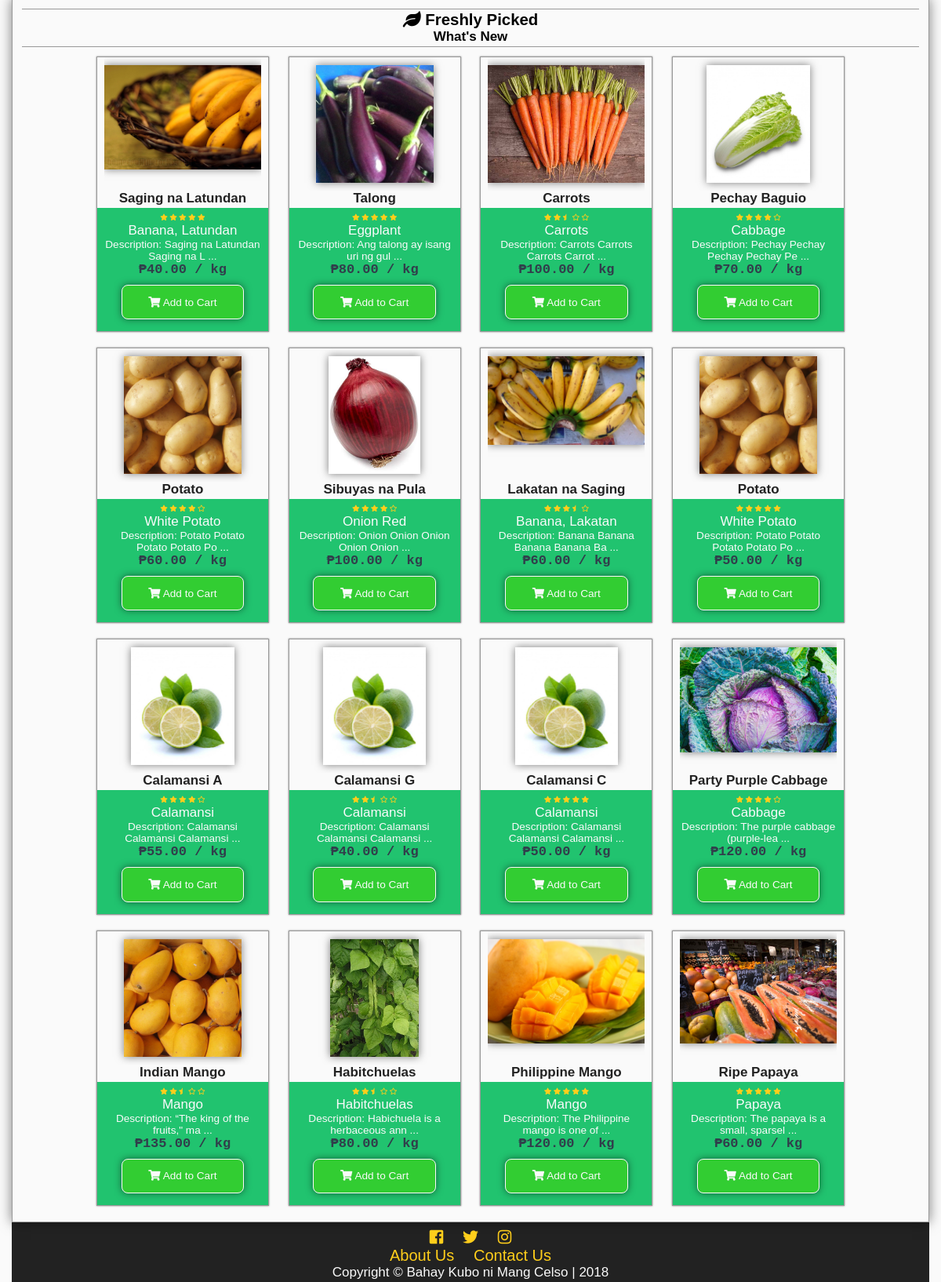
Before: / (lower part) with the older database file.
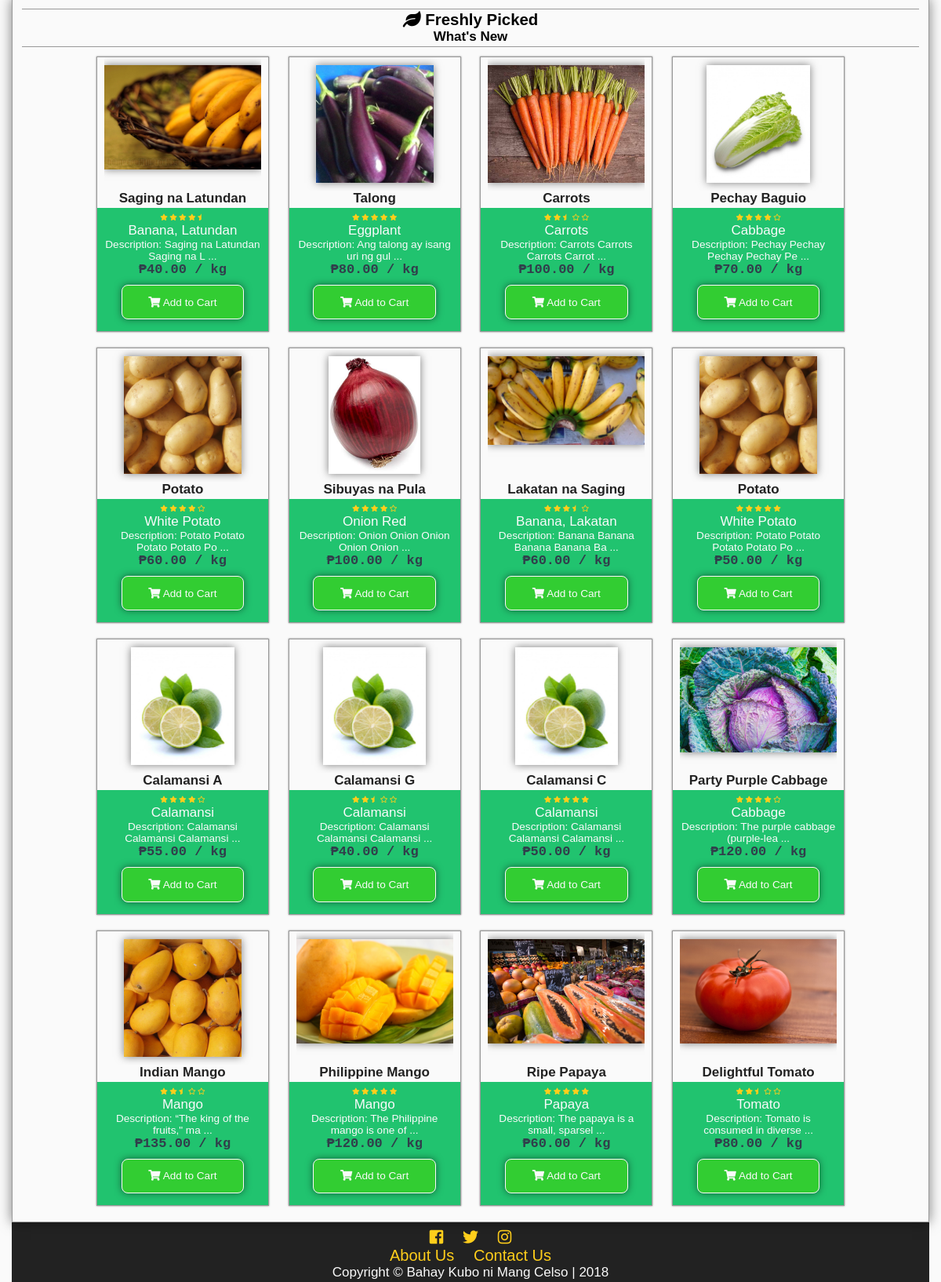
After: the same page with the newer database file.
### tables this page shows
CREATE TABLE `tblproduct` (
  `productid` int(11) NOT NULL,
  `categoryid` int(11) NOT NULL,
  `productname` varchar(100) NOT NULL,
  `description` mediumtext NOT NULL,
  `farmid` int(11) NOT NULL,
  `userid` int(11) NOT NULL,
  `dateposted` datetime DEFAULT NULL,
  `price` decimal(10,2) NOT NULL,
  `img` varchar(200) NOT NULL,
  `view` int(11) NOT NULL,
  `rating` decimal(10,2) NOT NULL,
  `is_approved` tinyint(1) NOT NULL,
  `is_available` int(11) NOT NULL
);

CREATE TABLE `tblcategory` (
  `categoryid` int(11) NOT NULL,
  `category` varchar(100) NOT NULL,
  `status` int(11) NOT NULL,
  `low` decimal(10,2) NOT NULL,
  `high` decimal(10,2) NOT NULL,
  `prevailing` decimal(10,2) NOT NULL
);

### index.php (the view, shortened to what this page needs)
<?php
	include'functions.php';
	require_once'connection.php';
?>
<!DOCTYPE html>
<html lang="en">
<head>
  	<link rel="stylesheet" href="css/style.css">
  	<link rel="stylesheet" href="css/fontawesome-all.css">
</head>
<body onscroll="scrollOpacity()">
	<div class="main-container">
		<div class="main-content">
			<div class="main-content-grid">
				<div class="content-body">
					<h2><i class="fas fa-leaf"></i> Freshly Picked<br>
					<small>What's New</small></h2>
<?php
$sql = "SELECT productid,category, productname, description, farmname, username, dateposted, price, img, rating FROM tblproduct as t1
LEFT JOIN tblcategory as t2
	ON t1.categoryid = t2.categoryid
LEFT JOIN tbluser as t3
	ON t1.userid = t3.userid
LEFT JOIN tblfarm as t4
	ON t1.farmid = t4.farmid
WHERE is_approved = 1 AND is_available = 1
ORDER BY dateposted DESC
LIMIT 16";
$result = $conn->query($sql);
while($row = $result->fetch_object()){
	$id = $row->productid;
	$category = $row->category;
	$product = $row->productname;
	$desc = $row->description;
	$price = $row->price;
	$img = $row->img;
	$rating = $row->rating;
	echo'
	<div class="product">
	<a href="product.php?id='.$id.'">
	<div class="product-img-wrap">
		<img src="'.$img.'" alt="Product Image">
	</div>
	<p class="product-title">'.$product.'</p>
	</a>
	<div class="product-content">
	<a href="product.php?id='.$id.'">
	<p>';
	starsystem($rating);
	echo'
	</p>
	<p class="product-category">'.$category.'</p>
	<p class="product-desc">Description: '.substr($desc,0,30).' ...</p>
	</a>
	<p class="product-price">₱'.number_format($price,2).' / kg</p>
	<div class="add-to-cart" value="'.$id.'" onclick="addThistoCart(this)"><i class="fas fa-shopping-cart"></i> Add to Cart</div>
	</div>
	</div>';
}
?>
				</div>
		</div>
		<?php
			addfooter();
		?>
	</div>
</body>
</html>

### functions.php (shortened to what this page needs)
<?php
function addfooter(){
	echo'<footer id="main-footer">
			<div class="container">
				<a target="_blank" title="Like us on Facebook" href="https://www.facebook.com/BahayKuboniMangCelso/?ref=page_internal"><i class="fab fa-facebook-square"></i></a>
				<a target="_blank" title="Follow us on Twitter" href="https://twitter.com/"><i class="fab fa-twitter"></i></a>
				<a target="_blank" title="Follow us on Instagram" href="https://www.instagram.com/?hl=ens"><i class="fab fa-instagram"></i></a>
				<p><a href="about.php">About Us</a>
				<a href="contact.php">Contact Us</a>
				</p>
				<p>Copyright &copy; <span id="company">Bahay Kubo ni Mang Celso</span> | 2018</p>
			</div>
		</footer>';
}
function starsystem($percent){
	echo'<div class="star-system" title="'.$percent.'% rating">';
	if($percent>=98){
	echo'
		<i class="fas fa-star"></i>
		<i class="fas fa-star"></i>
		<i class="fas fa-star"></i>
		<i class="fas fa-star"></i>
		<i class="fas fa-star"></i>
	';
	}else if($percent>=85 & $percent<98){
	echo'
		<i class="fas fa-star"></i>
		<i class="fas fa-star"></i>
		<i class="fas fa-star"></i>
		<i class="fas fa-star"></i>
		<i class="fas fa-star-half"></i>
	';
	}else if($percent>=75 & $percent<85){
	echo'
		<i class="fas fa-star"></i>
		<i class="fas fa-star"></i>
		<i class="fas fa-star"></i>
		<i class="fas fa-star"></i>
		<i class="far fa-star"></i>
	';
	}else if($percent>=65 & $percent<75){
	echo'
		<i class="fas fa-star"></i>
		<i class="fas fa-star"></i>
		<i class="fas fa-star"></i>
		<i class="fas fa-star-half"></i>
		<i class="far fa-star"></i>
	';
	}else if($percent>=45 & $percent<55){
	echo'
		<i class="fas fa-star"></i>
		<i class="fas fa-star"></i>
		<i class="fas fa-star-half"></i>
		<i class="far fa-star"></i>
		<i class="far fa-star"></i>
	';
	}else if($percent>=35 & $percent<45){
	echo'
		<i class="fas fa-star"></i>
		<i class="fas fa-star"></i>
		<i class="far fa-star"></i>
		<i class="far fa-star"></i>
		<i class="far fa-star"></i>
	';
	}else if($percent>=25 & $percent<35){
	echo'
		<i class="fas fa-star"></i>
		<i class="fas fa-star-half"></i>
		<i class="far fa-star"></i>
		<i class="far fa-star"></i>
		<i class="far fa-star"></i>
	';
	}else if($percent>=15 & $percent<25){
	echo'
		<i class="fas fa-star"></i>
		<i class="far fa-star"></i>
		<i class="far fa-star"></i>
		<i class="far fa-star"></i>
		<i class="far fa-star"></i>
	';
	}else if($percent>=4 & $percent<15){
	echo'
		<i class="fas fa-star-half"></i>
		<i class="far fa-star"></i>
		<i class="far fa-star"></i>
		<i class="far fa-star"></i>
		<i class="far fa-star"></i>
	';
	}else if($percent<4){
	echo'
		<i class="far fa-star"></i>
		<i class="far fa-star"></i>
		<i class="far fa-star"></i>
		<i class="far fa-star"></i>
		<i class="far fa-star"></i>
	';
	}
	echo'</div>';
}

Changed rows visible on the page:
no longer on this page (row edited): tblproduct: img (picture), productname "Habitchuelas", rating 50 (drawn), categoryid.category "Habitchuelas", description "Habichuela is a herbaceous ann", price "80.00", $id 6 (drawn)
changed tblproduct "Saging na Latundan": rating 100 → 90 (drawn)
now on this page (row unchanged): tblproduct: img (picture), productname "Delightful Tomato", rating 50 (drawn), categoryid.category "Tomato", description "Tomato is consumed in diverse", price "80.00", $id 3 (drawn)
